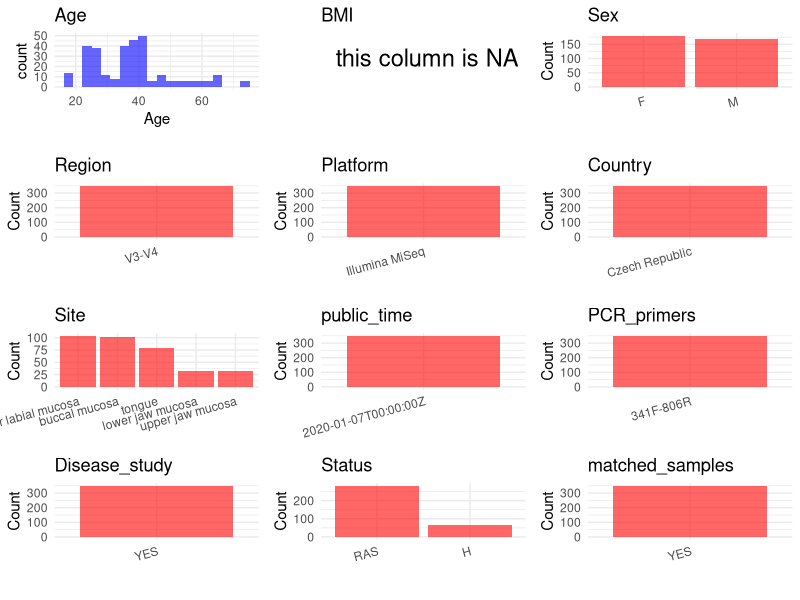

This figure's R source: (Note: this script raises an error after producing the figure.)
## ---- chunk 1
# Load necessary libraries
library(dplyr)
library(ggplot2)
library(cowplot)
library(stringr)

# Set working directory (update this path to your local directory)
setwd("/home/hby/oral_project/PRJNA521448")

# Read the initial metadata files
initial_meta <- read.csv("SraRunTable.csv", header = T)

# Combine the two metadata files
# meta <- rbind(initial_meta, initial_meta1)

# Remove entries non-oral samples
# initial_meta <- subset(initial_meta,isolate %in% c("saliva","tongue coat"))

# Check the number of samples containing "HT" in Sample.Name (e.g., healthy controls)
# nrow(subset(meta, grepl("HT", Sample.Name)))

# Display the first few rows of the metadata
head(initial_meta)
## ---- chunk 2
# Create a uniform metadata dataframe
metadata <- data.frame(
  BioProject = initial_meta$BioProject,
  Run = initial_meta$Run,
  sample_name = initial_meta$host_subject_id,
  Sex = initial_meta$host_sex,
  Age = initial_meta$Host_age,
  Platform = initial_meta$Instrument,
  Country = initial_meta$geo_loc_name_country,
  Site = initial_meta$SampleSite,
  public_time = initial_meta$ReleaseDate,
  Status = initial_meta$disease,
  BMI = NA,
  stringsAsFactors = FALSE
) %>%
  mutate(
    Status = case_when(
      Status == "Ctrl" ~ "H",
      Status == "RAS" ~ "RAS",
    ),
    Sex = case_when(
      Sex == "male" ~ "M",
      Sex == "female" ~ "F"
    ),
    Site = case_when(
      Site == "Ch" ~ "buccal mucosa",
      Site == "LL" ~ "lower labial mucosa",
      Site == "UM" ~ "upper jaw mucosa",
      Site == "T" ~ "tongue",
      Site == "LM" ~ "lower jaw mucosa",
    )
  )
## ---- chunk 3
# Add information obtained from the publication
metadata$Region <- "V3-V4"
metadata$PCR_primers <- "341F-806R"
metadata$title <- "Oral Microbiota Composition and Antimicrobial Antibody Response in Patients with Recurrent Aphthous Stomatitis"
metadata$Disease_study <- "YES"


# extract subject id by remove prefix of sample_name
metadata$subject_id <- metadata$sample_name
all_oral_sites <- c("saliva", "tongue coat", "buccal mucosa", "lower jaw mucosa", "lower labial mucosa", "upper jaw mucosa", "tongue", "buccal")
# Check initial data distribution
cat("Initial sample distribution:\n")
table(metadata$subject_id)
table(metadata$Site)

subjects_with_oral_samples <- metadata %>%
  filter(Site %in% all_oral_sites) %>%
  distinct(subject_id) %>%
  pull(subject_id)

metadata_clean <- metadata %>%
  filter(subject_id %in% subjects_with_oral_samples)


sample_counts <- metadata_clean %>%
  group_by(subject_id) %>%
  summarise(n_samples = n(), .groups = "drop")

metadata_clean <- merge(metadata_clean, sample_counts, by = "subject_id")

# Create matched_samples column
metadata_clean$matched_samples <- ifelse(metadata_clean$n_samples >= 2, "YES", "NO")

cat("\nFinal sample distribution after cleaning:\n")
print(table(metadata_clean$Site))
cat("\nFinal sample distribution after cleaning:\n")
print(table(metadata_clean$matched_samples))

metadata_clean$subject_id <- NULL
metadata_clean$n_samples <- NULL

# Use cleaned dataset for subsequent analysis
metadata <- metadata_clean
## ---- chunk 4
# Check the number of unique runs and sample names
print(paste("Number of unique runs:", length(unique(metadata$Run))))
print(paste("Number of unique sample names:", length(unique(metadata$sample_name))))
## ---- chunk 5
# Select columns for visualization
plot_data <- metadata %>%
  select(-BioProject, -Run, -sample_name, -title)

# Function to create simple plots for each column
create_simple_plots <- function(data) {
  plots <- list()

  for (col in colnames(data)) {
    # Check if the column is all NA
    if (all(is.na(data[[col]]))) {
      # Create an empty plot with text indicating all NA
      p <- ggplot() +
        annotate("text", x = 0.5, y = 0.5, label = "this column is NA", size = 6) +
        labs(title = col) +
        theme_void()
    } else if (is.numeric(data[[col]])) {
      # Numeric variable: histogram
      p <- ggplot(data, aes(x = .data[[col]])) +
        geom_histogram(fill = "blue", alpha = 0.6, bins = 20, na.rm = TRUE) +
        labs(title = col) +
        theme_minimal()
    } else {
      # Categorical variable: bar plot (remove NA values)
      count_data <- as.data.frame(table(data[[col]], useNA = "ifany"))
      p <- ggplot(count_data, aes(x = reorder(Var1, -Freq), y = Freq)) +
        geom_col(fill = "red", alpha = 0.6) +
        labs(title = col, x = NULL, y = "Count") +
        theme_minimal() +
        theme(axis.text.x = element_text(angle = 15, hjust = 1))
    }
    plots[[col]] <- p
  }

  return(plots)
}

# Generate and arrange plots
plots <- create_simple_plots(plot_data)
p <- plot_grid(plots$Age,
  plots$BMI,
  plots$Sex,
  plots$Region,
  plots$Platform,
  plots$Country,
  plots$Site,
  plots$public_time,
  plots$PCR_primers,
  plots$Disease_study,
  plots$Status,
  plots$matched_samples, # add
  ncol = 3, align = "hv", axis = "lb"
)
ggsave("Metadata_Summary.png", plot = p, width = 8, height = 6, dpi = 150)
## ---- chunk 6
knitr::include_graphics("Metadata_Summary.png")
## ---- chunk 7
# Reorder columns to match the desired format
metadata <- metadata[, c(
  "BioProject", "Run", "sample_name", "Age", "BMI", "Sex",
  "Region", "Platform", "Country", "Site", "public_time",
  "PCR_primers", "title", "Disease_study", "Status", "matched_samples"
)]

# Export the uniform metadata to a CSV file
write.csv(metadata, file = "metadata.csv", quote = FALSE)
head(metadata)
